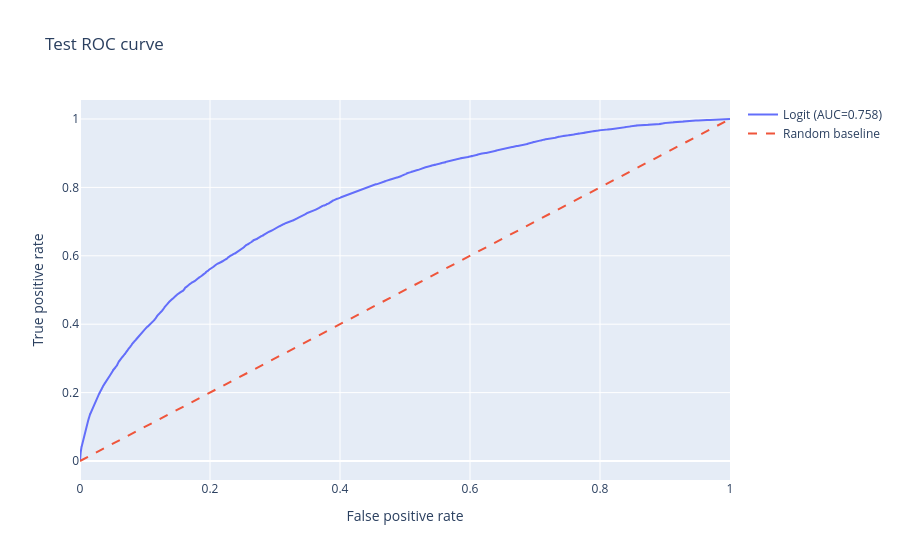
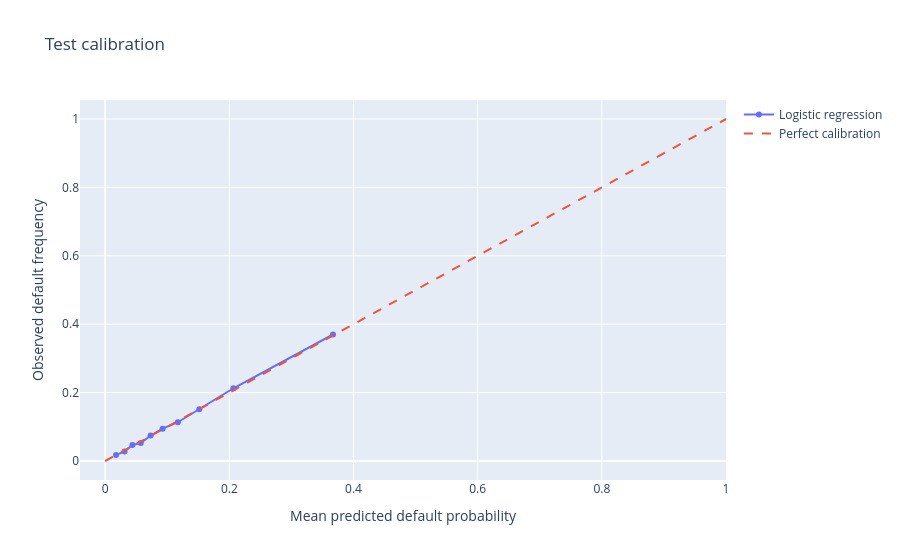

The notebook cell these images were saved under, in order:
### Code cell
fpr,tpr,_=roc_curve(y_test,p_test)
fig=go.Figure()
fig.add_trace(go.Scatter(x=fpr,y=tpr,mode='lines',name=f'Logit (AUC={roc_auc_score(y_test,p_test):.3f})'))
fig.add_trace(go.Scatter(x=[0,1],y=[0,1],mode='lines',line=dict(dash='dash'),name='Random baseline'))
fig.update_layout(title='Test ROC curve',xaxis_title='False positive rate',yaxis_title='True positive rate')
fig.show()

prob_true,prob_pred=calibration_curve(y_test,p_test,n_bins=10,strategy='quantile')
fig=go.Figure()
fig.add_trace(go.Scatter(x=prob_pred,y=prob_true,mode='lines+markers',name='Logistic regression'))
fig.add_trace(go.Scatter(x=[0,1],y=[0,1],mode='lines',line=dict(dash='dash'),name='Perfect calibration'))
fig.update_layout(title='Test calibration',xaxis_title='Mean predicted default probability',
                  yaxis_title='Observed default frequency')
fig.show()

### Figure 1 — Plotly figure (JSON) as saved in the notebook; plotly's stock layout.template omitted (floating-point values rounded to 4 significant figures; data arrays with more than 128 entries replaced by an {"elided": "..."} marker saying what was removed)
{"data": [{"mode": "lines", "name": "Logit (AUC=0.758)", "type": "scatter", "x": {"elided": "9330 float values"}, "y": {"elided": "9330 float values"}}, {"line": {"dash": "dash"}, "mode": "lines", "name": "Random baseline", "type": "scatter", "x": [0, 1], "y": [0, 1]}], "layout": {"title": {"text": "Test ROC curve"}, "xaxis": {"title": {"text": "False positive rate"}}, "yaxis": {"title": {"text": "True positive rate"}}}}

### Figure 2 — Plotly figure (JSON) as saved in the notebook; plotly's stock layout.template omitted (floating-point values rounded to 4 significant figures)
{"data": [{"mode": "lines+markers", "name": "Logistic regression", "type": "scatter", "x": [0.01748, 0.03116, 0.04385, 0.05732, 0.07319, 0.09248, 0.117, 0.1516, 0.2065, 0.3669], "y": [0.01723, 0.028, 0.04699, 0.05267, 0.0746, 0.09458, 0.1134, 0.1514, 0.2126, 0.3699]}, {"line": {"dash": "dash"}, "mode": "lines", "name": "Perfect calibration", "type": "scatter", "x": [0, 1], "y": [0, 1]}], "layout": {"title": {"text": "Test calibration"}, "xaxis": {"title": {"text": "Mean predicted default probability"}}, "yaxis": {"title": {"text": "Observed default frequency"}}}}
